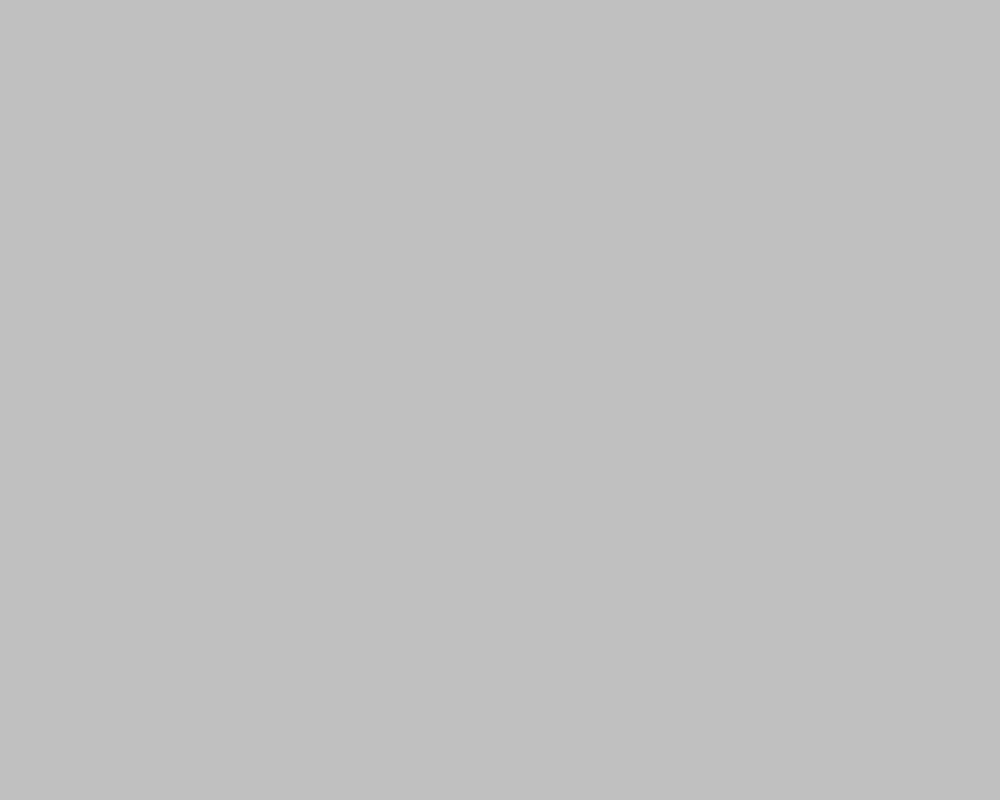
Frame 1 (no input)
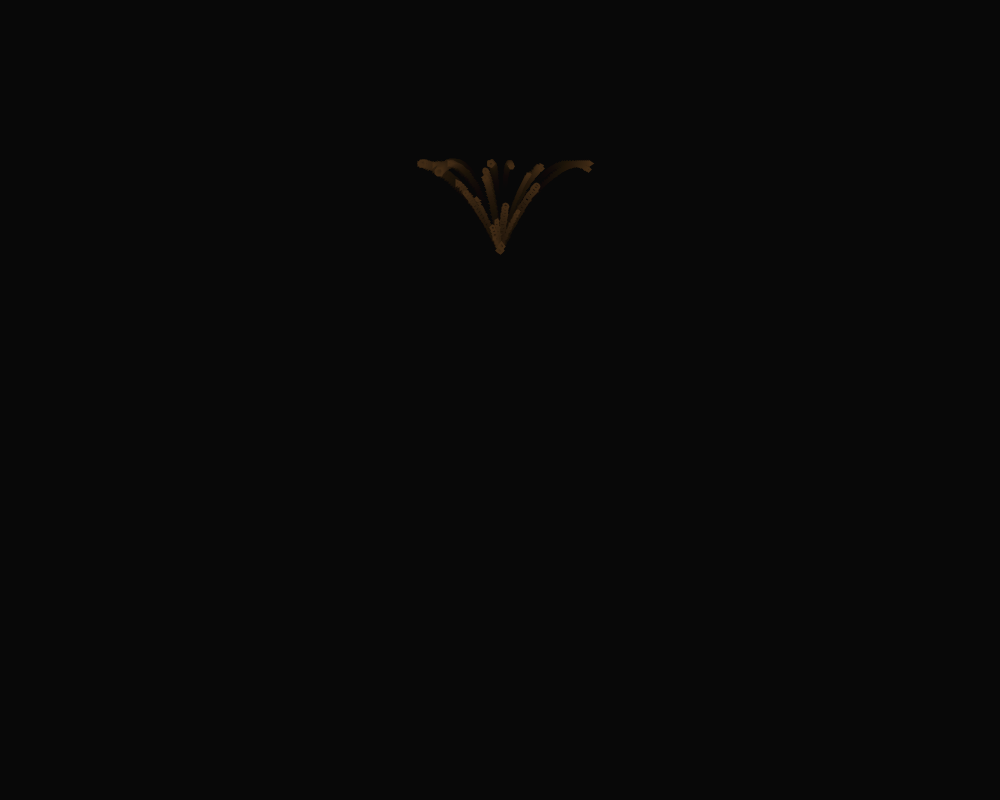
Frame 60 (the mouse pressed at the canvas centre just before this capture)
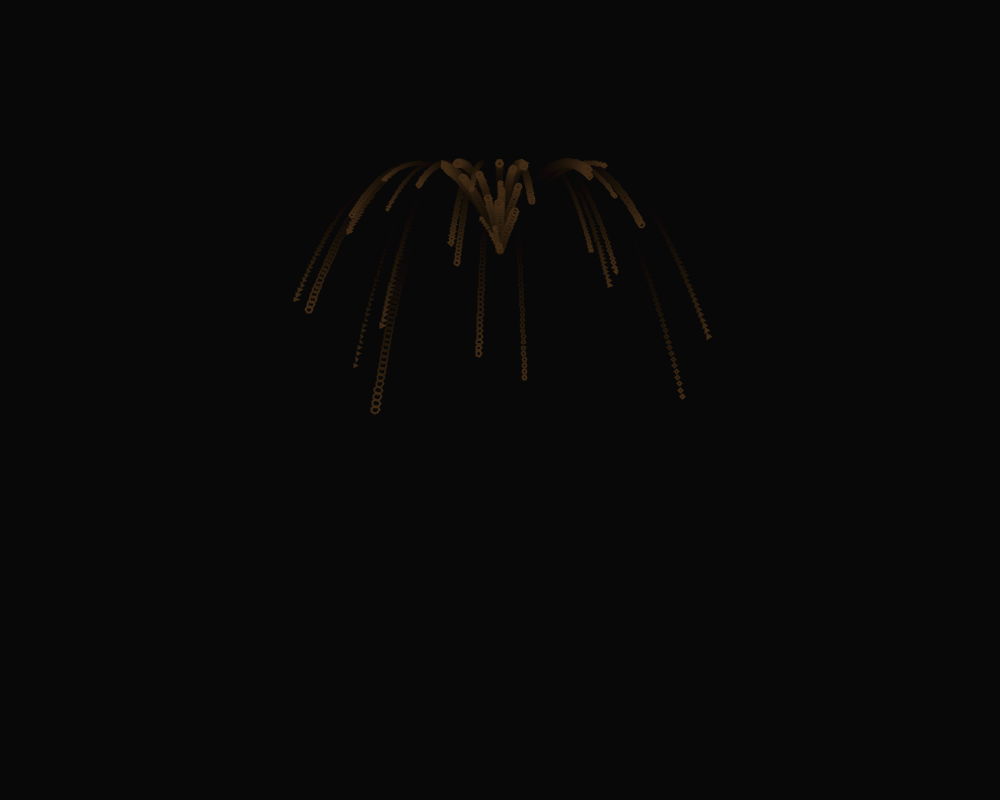
Frame 120 (the mouse held since frame 60 and released just before this capture)

The Processing sketch that drew these frames (run headless with seeded random() and noise(); from frame 60 on, the mouse is pressed at the canvas centre):

// Processing sketch: Week4_ParticleDemo
// ── Week4_ParticleDemo.pde
int particleCount = 10000;
int[] sideCount = new int[particleCount];
float birthRate = 0.4;
float particleCountCurrent = 0;
float[] x = new float[particleCount];
float[] y = new float[particleCount];
float[] speedX = new float[particleCount];
float[] speedY= new float[particleCount]; 
float[] gravity = new float[particleCount];
float[] radius = new float[particleCount];
float[] damping = new float[particleCount]; // when it hits the ground
float[] friction = new float[particleCount]; // when it is rolling on the ground

void setup(){
 size(1000,800);
 for (int i = 0; i < particleCount; i++){
   sideCount[i] = int(random(3,10));
   //x[i] = random(100,width-100);
   x[i] = width/2;
   //y[i] = random(100,height-100);
   y[i] = 250;
   speedX[i] = random(-2.2,2.2);
   speedY[i] = random(-4,-10);
   radius[i] = random(1,4);
   gravity[i] = 0.09;
   damping[i] = 0.77;
   friction[i] = 0.925;
 }
}

void draw(){
 //background(0);
 // creating our own background with transparency
 fill(0,15); // black with transparency
 noStroke();
 rect(0,0,width,height);
 for (int i=0; i < particleCountCurrent; i++){
   polygon(x[i], y[i], radius[i], sideCount[i], 2, color(65,43,21));
   //polygon(x[i], y[i], radius[i], sideCount[i], 2, color(random(255),random(255),random(255)));
   x[i] += speedX[i];
   speedY[i] = speedY[i] + gravity[i];
   y[i] += speedY[i];
   checkCollisions(i);
 }
 
 if (particleCountCurrent < particleCount - birthRate){
   particleCountCurrent += birthRate;
 }
 
}

void checkCollisions(int i){
  // when you reach with a radius of the edge, you check for collision
  // also when you are drawing, you are shifting by a radius 
  // so it looks like the other edge is hitting the boundary
  if (x[i] > width - radius[i]){
    x[i] = width - radius[i];
    speedX[i] = -speedX[i]; // reverse speed  
  }
  if (x[i] < 0 + radius[i]){
    x[i] = radius[i];
    speedX[i] = -speedX[i]; // reverse speed  
  }
  if (y[i] >= height -radius[i]){
    // to prevent it from falling off 
    // (if it exceeds the height - radius and before it can reverse and come back, 
    // we check again, it will reverse again)
    y[i] = height - radius[i];
    speedY[i] = -speedY[i]; // reverse speed
    speedY[i] *= damping[i]; // take out some energy each time you hit the ground
    speedX[i] *= friction[i]; // when the particle is rolling on the ground
  }
  if (y[i] <= 0 + radius[i]){
    y[i] = radius[i];
    speedY[i] = -speedY[i]; // reverse speed  
  }
}

// ── Polygon.pde
void polygon(float x, float y, float radius, int sides, float strokeWt, color strokeColor) {
  //ellipse(x, y, radius*2, radius*2);
  //rect(x-radius,y-radius,radius*2, radius*2);
  
  
  float theta = 0;
  float x2, y2;
  float rotAmount = TWO_PI/sides;
  
  // NOTE: x and y are the center of the shape
  // Then we draw the circle (or polygon) around it by adding x2 and y2 to it
  
  strokeWeight(strokeWt);
  stroke(strokeColor);
  noFill();
  //fill(strokeColor);
  
  beginShape();
  for (int i = 0; i < sides; i++){
    x2 = x + radius * cos(theta + i * rotAmount);
    y2 = y + radius * sin(theta + i * rotAmount);
    vertex(x2,y2); 
  }
  endShape(CLOSE);
  
}
